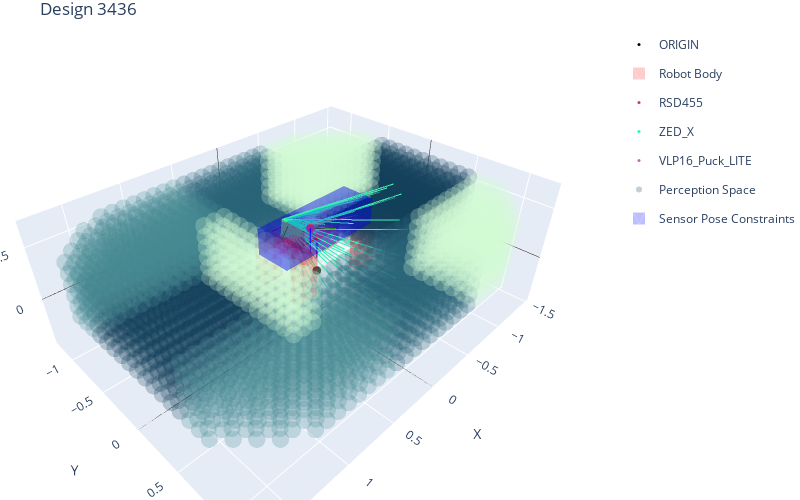

The notebook cell saved with this chart:
### Code cell
INDEX_TO_PLOT = 3436
design_x_fig, design_x_df = plot_bot_design(INDEX_TO_PLOT, sensor_idx_rays=1, max_rays=100)
design_x_df

### Figure 1 — Plotly figure (JSON) as saved in the notebook; plotly's stock layout.template omitted (floating-point values rounded to 4 significant figures; data arrays with more than 128 entries replaced by an {"elided": "..."} marker saying what was removed)
{"data": [{"marker": {"color": "black", "size": 3}, "mode": "markers", "name": "ORIGIN", "type": "scatter3d", "x": [0], "y": [0], "z": [0]}, {"color": "red", "hoverinfo": "skip", "i": [7, 0, 0, 0, 4, 4, 6, 6, 4, 0, 3, 2], "j": [3, 4, 1, 2, 5, 6, 5, 2, 0, 1, 6, 3], "k": [0, 7, 2, 3, 6, 7, 1, 1, 5, 5, 7, 6], "legendgroup": "Robot Body", "name": "Robot Body", "opacity": 0.2, "showlegend": true, "showscale": false, "type": "mesh3d", "x": [0.26, 0.26, 0.46, 0.46, 0.26, 0.26, 0.46, 0.46], "y": [-0.2541, -0.1541, -0.1541, -0.2541, -0.2541, -0.1541, -0.1541, -0.2541], "z": [0.003981, 0.003981, 0.003981, 0.003981, 0.454, 0.454, 0.454, 0.454]}, {"color": "red", "hoverinfo": "skip", "i": [7, 0, 0, 0, 4, 4, 6, 6, 4, 0, 3, 2], "j": [3, 4, 1, 2, 5, 6, 5, 2, 0, 1, 6, 3], "k": [0, 7, 2, 3, 6, 7, 1, 1, 5, 5, 7, 6], "legendgroup": "Robot Body", "name": "Robot Body", "opacity": 0.2, "showlegend": false, "showscale": false, "type": "mesh3d", "x": [-0.4, -0.4, 0.4, 0.4, -0.4, -0.4, 0.4, 0.4], "y": [-0.05, 0.05, 0.05, -0.05, -0.05, 0.05, 0.05, -0.05], "z": [0.3569, 0.3569, 0.3569, 0.3569, 0.4569, 0.4569, 0.4569, 0.4569]}, {"color": "red", "hoverinfo": "skip", "i": [7, 0, 0, 0, 4, 4, 6, 6, 4, 0, 3, 2], "j": [3, 4, 1, 2, 5, 6, 5, 2, 0, 1, 6, 3], "k": [0, 7, 2, 3, 6, 7, 1, 1, 5, 5, 7, 6], "legendgroup": "Robot Body", "name": "Robot Body", "opacity": 0.2, "showlegend": false, "showscale": false, "type": "mesh3d", "x": [0.3142, 0.3142, 0.4142, 0.4142, 0.3142, 0.3142, 0.4142, 0.4142], "y": [-0.25, 0.25, 0.25, -0.25, -0.25, 0.25, 0.25, -0.25], "z": [0.3569, 0.3569, 0.3569, 0.3569, 0.4569, 0.4569, 0.4569, 0.4569]}, {"color": "red", "hoverinfo": "skip", "i": [7, 0, 0, 0, 4, 4, 6, 6, 4, 0, 3, 2], "j": [3, 4, 1, 2, 5, 6, 5, 2, 0, 1, 6, 3], "k": [0, 7, 2, 3, 6, 7, 1, 1, 5, 5, 7, 6], "legendgroup": "Robot Body", "name": "Robot Body", "opacity": 0.2, "showlegend": false, "showscale": false, "type": "mesh3d", "x": [-0.3986, -0.3986, -0.2986, -0.2986, -0.3986, -0.3986, -0.2986, -0.2986], "y": [-0.25, 0.25, 0.25, -0.25, -0.25, 0.25, 0.25, -0.25], "z": [0.3569, 0.3569, 0.3569, 0.3569, 0.4569, 0.4569, 0.4569, 0.4569]}, {"color": "red", "hoverinfo": "skip", "i": [7, 0, 0, 0, 4, 4, 6, 6, 4, 0, 3, 2], "j": [3, 4, 1, 2, 5, 6, 5, 2, 0, 1, 6, 3], "k": [0, 7, 2, 3, 6, 7, 1, 1, 5, 5, 7, 6], "legendgroup": "Robot Body", "name": "Robot Body", "opacity": 0.2, "showlegend": false, "showscale": false, "type": "mesh3d", "x": [-0.4486, -0.4486, -0.2486, -0.2486, -0.4486, -0.4486, -0.2486, -0.2486], "y": [-0.2541, -0.1541, -0.1541, -0.2541, -0.2541, -0.1541, -0.1541, -0.2541], "z": [0.003981, 0.003981, 0.003981, 0.003981, 0.454, 0.454, 0.454, 0.454]}, {"color": "red", "hoverinfo": "skip", "i": [7, 0, 0, 0, 4, 4, 6, 6, 4, 0, 3, 2], "j": [3, 4, 1, 2, 5, 6, 5, 2, 0, 1, 6, 3], "k": [0, 7, 2, 3, 6, 7, 1, 1, 5, 5, 7, 6], "legendgroup": "Robot Body", "name": "Robot Body", "opacity": 0.2, "showlegend": false, "showscale": false, "type": "mesh3d", "x": [-0.4486, -0.4486, -0.2486, -0.2486, -0.4486, -0.4486, -0.2486, -0.2486], "y": [0.1524, 0.2524, 0.2524, 0.1524, 0.1524, 0.2524, 0.2524, 0.1524], "z": [0.003981, 0.003981, 0.003981, 0.003981, 0.454, 0.454, 0.454, 0.454]}, {"color": "red", "hoverinfo": "skip", "i": [7, 0, 0, 0, 4, 4, 6, 6, 4, 0, 3, 2], "j": [3, 4, 1, 2, 5, 6, 5, 2, 0, 1, 6, 3], "k": [0, 7, 2, 3, 6, 7, 1, 1, 5, 5, 7, 6], "legendgroup": "Robot Body", "name": "Robot Body", "opacity": 0.2, "showlegend": false, "showscale": false, "type": "mesh3d", "x": [0.26, 0.26, 0.46, 0.46, 0.26, 0.26, 0.46, 0.46], "y": [0.1524, 0.2524, 0.2524, 0.1524, 0.1524, 0.2524, 0.2524, 0.1524], "z": [0.003981, 0.003981, 0.003981, 0.003981, 0.454, 0.454, 0.454, 0.454]}, {"color": "red", "hoverinfo": "skip", "i": [7, 0, 0, 0, 4, 4, 6, 6, 4, 0, 3, 2], "j": [3, 4, 1, 2, 5, 6, 5, 2, 0, 1, 6, 3], "k": [0, 7, 2, 3, 6, 7, 1, 1, 5, 5, 7, 6], "legendgroup": "Robot Body", "name": "Robot Body", "opacity": 0.2, "showlegend": false, "showscale": false, "type": "mesh3d", "x": [0.3142, 0.3142, 0.4142, 0.4142, 0.3142, 0.3142, 0.4142, 0.4142], "y": [-0.165, 0.165, 0.165, -0.165, -0.165, 0.165, 0.165, -0.165], "z": [0.4558, 0.4558, 0.4558, 0.4558, 0.6058, 0.6058, 0.6058, 0.6058]}, {"hoverinfo": "text", "legendgroup": "sensor_0", "marker": {"color": "#d72f78", "size": 3}, "mode": "markers", "name": "RSD455", "text": ["Translation:<br>  (x=0.18,<br>  y=0.10,<br>  z=0.55)", "Quaternion:<br>  (qw=0.30,<br>  qx=-0.38,<br>  qy=0.87,<br>  qz=0.11)"], "type": "scatter3d", "x": [0.182], "y": [0.09721], "z": [0.5498]}, {"legendgroup": "sensor_0", "line": {"color": "red", "width": 2}, "mode": "lines", "showlegend": false, "type": "scatter3d", "x": [0.182, 0.07573], "y": [0.09721, -0.02183], "z": [0.5498, 0.4292]}, {"legendgroup": "sensor_0", "line": {"color": "green", "width": 2}, "mode": "lines", "showlegend": false, "type": "scatter3d", "x": [0.182, 0.03627], "y": [0.09721, 0.234], "z": [0.5498, 0.5432]}, {"legendgroup": "sensor_0", "line": {"color": "blue", "width": 2}, "mode": "lines", "showlegend": false, "type": "scatter3d", "x": [0.182, 0.2684], "y": [0.09721, 0.1816], "z": [0.5498, 0.3903]}, {"hoverinfo": "text", "legendgroup": "sensor_1", "marker": {"color": "#29f6ab", "size": 3}, "mode": "markers", "name": "ZED_X", "text": ["Translation:<br>  (x=0.25,<br>  y=-0.07,<br>  z=0.55)", "Quaternion:<br>  (qw=0.33,<br>  qx=0.41,<br>  qy=0.79,<br>  qz=-0.31)"], "type": "scatter3d", "x": [0.2526], "y": [-0.06714], "z": [0.5515]}, {"legendgroup": "sensor_1", "line": {"color": "red", "width": 2}, "mode": "lines", "showlegend": false, "type": "scatter3d", "x": [0.2526, 0.1637], "y": [-0.06714, 0.02326], "z": [0.5515, 0.3968]}, {"legendgroup": "sensor_1", "line": {"color": "green", "width": 2}, "mode": "lines", "showlegend": false, "type": "scatter3d", "x": [0.2526, 0.4243], "y": [-0.06714, 0.02521], "z": [0.5515, 0.5069]}, {"legendgroup": "sensor_1", "line": {"color": "blue", "width": 2}, "mode": "lines", "showlegend": false, "type": "scatter3d", "x": [0.2526, 0.3038], "y": [-0.06714, -0.2198], "z": [0.5515, 0.4329]}, {"hoverinfo": "none", "line": {"color": "#29f6ab", "width": 2}, "mode": "lines", "showlegend": false, "type": "scatter3d", "x": [0.2324, -0.6865], "y": [-0.05913, 0.3186], "z": [0.4903, 0.6047]}, {"hoverinfo": "none", "line": {"color": "#29f6ab", "width": 2}, "mode": "lines", "showlegend": false, "type": "scatter3d", "x": [0.2324, 0.193], "y": [-0.05913, 0.03209], "z": [0.4903, 0.4569]}, {"hoverinfo": "none", "line": {"color": "#29f6ab", "width": 2}, "mode": "lines", "showlegend": false, "type": "scatter3d", "x": [0.2324, -0.5994], "y": [-0.05913, 0.4812], "z": [0.4903, 0.3632]}, {"hoverinfo": "none", "line": {"color": "#29f6ab", "width": 2}, "mode": "lines", "showlegend": false, "type": "scatter3d", "x": [0.2324, 0.2251], "y": [-0.05913, 0.0317], "z": [0.4903, 0.4569]}, {"hoverinfo": "none", "line": {"color": "#29f6ab", "width": 2}, "mode": "lines", "showlegend": false, "type": "scatter3d", "x": [0.2324, 0.1654], "y": [-0.05913, 0.01379], "z": [0.4903, 0.4569]}, {"hoverinfo": "none", "line": {"color": "#29f6ab", "width": 2}, "mode": "lines", "showlegend": false, "type": "scatter3d", "x": [0.2324, -0.7241], "y": [-0.05913, 0.231], "z": [0.4903, 0.5214]}, {"hoverinfo": "none", "line": {"color": "#29f6ab", "width": 2}, "mode": "lines", "showlegend": false, "type": "scatter3d", "x": [0.2324, 0.2043], "y": [-0.05913, 0.003948], "z": [0.4903, 0.4569]}, {"hoverinfo": "none", "line": {"color": "#29f6ab", "width": 2}, "mode": "lines", "showlegend": false, "type": "scatter3d", "x": [0.2324, 0.1062], "y": [-0.05913, 0.009538], "z": [0.4903, 0.4569]}, {"hoverinfo": "none", "line": {"color": "#29f6ab", "width": 2}, "mode": "lines", "showlegend": false, "type": "scatter3d", "x": [0.2324, 0.2293], "y": [-0.05913, 0.005825], "z": [0.4903, 0.4569]}, {"hoverinfo": "none", "line": {"color": "#29f6ab", "width": 2}, "mode": "lines", "showlegend": false, "type": "scatter3d", "x": [0.2324, 0.182], "y": [-0.05913, -0.009763], "z": [0.4903, 0.4569]}, {"hoverinfo": "none", "line": {"color": "#29f6ab", "width": 2}, "mode": "lines", "showlegend": false, "type": "scatter3d", "x": [0.2324, -0.3881], "y": [-0.05913, 0.0663], "z": [0.4903, 0.4569]}, {"hoverinfo": "none", "line": {"color": "#29f6ab", "width": 2}, "mode": "lines", "showlegend": false, "type": "scatter3d", "x": [0.2324, 0.2109], "y": [-0.05913, -0.0125], "z": [0.4903, 0.4569]}, {"hoverinfo": "none", "line": {"color": "#29f6ab", "width": 2}, "mode": "lines", "showlegend": false, "type": "scatter3d", "x": [0.2324, 0.1426], "y": [-0.05913, -0.0194], "z": [0.4903, 0.4569]}, {"hoverinfo": "none", "line": {"color": "#29f6ab", "width": 2}, "mode": "lines", "showlegend": false, "type": "scatter3d", "x": [0.2324, 0.2319], "y": [-0.05913, -0.01001], "z": [0.4903, 0.4569]}, {"hoverinfo": "none", "line": {"color": "#29f6ab", "width": 2}, "mode": "lines", "showlegend": false, "type": "scatter3d", "x": [0.2324, 0.192], "y": [-0.05913, -0.02399], "z": [0.4903, 0.4569]}, {"hoverinfo": "none", "line": {"color": "#29f6ab", "width": 2}, "mode": "lines", "showlegend": false, "type": "scatter3d", "x": [0.2324, -0.01031], "y": [-0.05913, -0.03391], "z": [0.4903, 0.4569]}, {"hoverinfo": "none", "line": {"color": "#29f6ab", "width": 2}, "mode": "lines", "showlegend": false, "type": "scatter3d", "x": [0.2324, 0.2153], "y": [-0.05913, -0.02358], "z": [0.4903, 0.4569]}, {"hoverinfo": "none", "line": {"color": "#29f6ab", "width": 2}, "mode": "lines", "showlegend": false, "type": "scatter3d", "x": [0.2324, 0.1626], "y": [-0.05913, -0.03527], "z": [0.4903, 0.4569]}, {"hoverinfo": "none", "line": {"color": "#29f6ab", "width": 2}, "mode": "lines", "showlegend": false, "type": "scatter3d", "x": [0.2324, 0.2337], "y": [-0.05913, -0.021], "z": [0.4903, 0.4569]}, {"hoverinfo": "none", "line": {"color": "#29f6ab", "width": 2}, "mode": "lines", "showlegend": false, "type": "scatter3d", "x": [0.2324, 0.1988], "y": [-0.05913, -0.03378], "z": [0.4903, 0.4569]}, {"hoverinfo": "none", "line": {"color": "#29f6ab", "width": 2}, "mode": "lines", "showlegend": false, "type": "scatter3d", "x": [0.2324, -0.2986], "y": [-0.05913, -0.05623], "z": [0.4903, 0.3727]}, {"hoverinfo": "none", "line": {"color": "#29f6ab", "width": 2}, "mode": "lines", "showlegend": false, "type": "scatter3d", "x": [0.2324, 0.2186], "y": [-0.05913, -0.03178], "z": [0.4903, 0.4569]}, {"hoverinfo": "none", "line": {"color": "#29f6ab", "width": 2}, "mode": "lines", "showlegend": false, "type": "scatter3d", "x": [0.2324, 0.1756], "y": [-0.05913, -0.04557], "z": [0.4903, 0.4569]}, {"hoverinfo": "none", "line": {"color": "#29f6ab", "width": 2}, "mode": "lines", "showlegend": false, "type": "scatter3d", "x": [0.2324, 0.235], "y": [-0.05913, -0.02929], "z": [0.4903, 0.4569]}, {"hoverinfo": "none", "line": {"color": "#29f6ab", "width": 2}, "mode": "lines", "showlegend": false, "type": "scatter3d", "x": [0.2324, 0.204], "y": [-0.05913, -0.04113], "z": [0.4903, 0.4569]}, {"hoverinfo": "none", "line": {"color": "#29f6ab", "width": 2}, "mode": "lines", "showlegend": false, "type": "scatter3d", "x": [0.2324, -0.7191], "y": [-0.05913, -0.151], "z": [0.4903, 0.1967]}, {"hoverinfo": "none", "line": {"color": "#29f6ab", "width": 2}, "mode": "lines", "showlegend": false, "type": "scatter3d", "x": [0.2324, 0.2212], "y": [-0.05913, -0.03827], "z": [0.4903, 0.4569]}, {"hoverinfo": "none", "line": {"color": "#29f6ab", "width": 2}, "mode": "lines", "showlegend": false, "type": "scatter3d", "x": [0.2324, 0.1618], "y": [-0.05913, -0.05], "z": [0.4903, 0.4406]}, {"hoverinfo": "none", "line": {"color": "#29f6ab", "width": 2}, "mode": "lines", "showlegend": false, "type": "scatter3d", "x": [0.2324, 0.2361], "y": [-0.05913, -0.03597], "z": [0.4903, 0.4569]}, {"hoverinfo": "none", "line": {"color": "#29f6ab", "width": 2}, "mode": "lines", "showlegend": false, "type": "scatter3d", "x": [0.2324, 0.2081], "y": [-0.05913, -0.04702], "z": [0.4903, 0.4569]}, {"hoverinfo": "none", "line": {"color": "#29f6ab", "width": 2}, "mode": "lines", "showlegend": false, "type": "scatter3d", "x": [0.2324, -0.2486], "y": [-0.05913, -0.1581], "z": [0.4903, 0.2971]}, {"hoverinfo": "none", "line": {"color": "#29f6ab", "width": 2}, "mode": "lines", "showlegend": false, "type": "scatter3d", "x": [0.2324, 0.2234], "y": [-0.05913, -0.0437], "z": [0.4903, 0.4569]}, {"hoverinfo": "none", "line": {"color": "#29f6ab", "width": 2}, "mode": "lines", "showlegend": false, "type": "scatter3d", "x": [0.2324, -0.5366], "y": [-0.05913, -0.052], "z": [0.4903, -0.1489]}, {"hoverinfo": "none", "line": {"color": "#29f6ab", "width": 2}, "mode": "lines", "showlegend": false, "type": "scatter3d", "x": [0.2324, 0.237], "y": [-0.05913, -0.04163], "z": [0.4903, 0.4569]}, {"hoverinfo": "none", "line": {"color": "#29f6ab", "width": 2}, "mode": "lines", "showlegend": false, "type": "scatter3d", "x": [0.2324, 0.2059], "y": [-0.05913, -0.05], "z": [0.4903, 0.4477]}, {"hoverinfo": "none", "line": {"color": "#29f6ab", "width": 2}, "mode": "lines", "showlegend": false, "type": "scatter3d", "x": [0.2324, -0.2486], "y": [-0.05913, -0.2164], "z": [0.4903, 0.2473]}, {"hoverinfo": "none", "line": {"color": "#29f6ab", "width": 2}, "mode": "lines", "showlegend": false, "type": "scatter3d", "x": [0.2324, 0.2253], "y": [-0.05913, -0.04844], "z": [0.4903, 0.4569]}, {"hoverinfo": "none", "line": {"color": "#29f6ab", "width": 2}, "mode": "lines", "showlegend": false, "type": "scatter3d", "x": [0.2324, -0.4801], "y": [-0.05913, -0.1502], "z": [0.4903, -0.2054]}, {"hoverinfo": "none", "line": {"color": "#29f6ab", "width": 2}, "mode": "lines", "showlegend": false, "type": "scatter3d", "x": [0.2324, 0.2378], "y": [-0.05913, -0.04662], "z": [0.4903, 0.4569]}, {"hoverinfo": "none", "line": {"color": "#29f6ab", "width": 2}, "mode": "lines", "showlegend": false, "type": "scatter3d", "x": [0.2324, 0.1741], "y": [-0.05913, -0.05], "z": [0.4903, 0.3803]}, {"hoverinfo": "none", "line": {"color": "#29f6ab", "width": 2}, "mode": "lines", "showlegend": false, "type": "scatter3d", "x": [0.2324, -0.556], "y": [-0.05913, -0.4275], "z": [0.4903, -0.002399]}, {"hoverinfo": "none", "line": {"color": "#29f6ab", "width": 2}, "mode": "lines", "showlegend": false, "type": "scatter3d", "x": [0.2324, 0.2247], "y": [-0.05913, -0.05], "z": [0.4903, 0.4425]}, {"hoverinfo": "none", "line": {"color": "#29f6ab", "width": 2}, "mode": "lines", "showlegend": false, "type": "scatter3d", "x": [0.2324, -0.4122], "y": [-0.05913, -0.2469], "z": [0.4903, -0.2508]}, {"hoverinfo": "none", "line": {"color": "#29f6ab", "width": 2}, "mode": "lines", "showlegend": false, "type": "scatter3d", "x": [0.2324, 0.2395], "y": [-0.05913, -0.05], "z": [0.4903, 0.4518]}, {"hoverinfo": "none", "line": {"color": "#29f6ab", "width": 2}, "mode": "lines", "showlegend": false, "type": "scatter3d", "x": [0.2324, -0.1742], "y": [-0.05913, -0.09285], "z": [0.4903, -0.4227]}, {"hoverinfo": "none", "line": {"color": "#29f6ab", "width": 2}, "mode": "lines", "showlegend": false, "type": "scatter3d", "x": [0.2324, -0.4749], "y": [-0.05913, -0.5098], "z": [0.4903, -0.05427]}, {"hoverinfo": "none", "line": {"color": "#29f6ab", "width": 2}, "mode": "lines", "showlegend": false, "type": "scatter3d", "x": [0.2324, 0.2177], "y": [-0.05913, -0.05], "z": [0.4903, 0.3589]}, {"hoverinfo": "none", "line": {"color": "#29f6ab", "width": 2}, "mode": "lines", "showlegend": false, "type": "scatter3d", "x": [0.2324, -0.3339], "y": [-0.05913, -0.3407], "z": [0.4903, -0.2843]}, {"hoverinfo": "none", "line": {"color": "#29f6ab", "width": 2}, "mode": "lines", "showlegend": false, "type": "scatter3d", "x": [0.2324, 0.2501], "y": [-0.05913, -0.05], "z": [0.4903, 0.4046]}, {"hoverinfo": "none", "line": {"color": "#29f6ab", "width": 2}, "mode": "lines", "showlegend": false, "type": "scatter3d", "x": [0.2324, -0.1076], "y": [-0.05913, -0.1992], "z": [0.4903, -0.4396]}, {"hoverinfo": "none", "line": {"color": "#29f6ab", "width": 2}, "mode": "lines", "showlegend": false, "type": "scatter3d", "x": [0.2856, -0.6332], "y": [-0.1133, 0.2644], "z": [0.5831, 0.6974]}, {"hoverinfo": "none", "line": {"color": "#29f6ab", "width": 2}, "mode": "lines", "showlegend": false, "type": "scatter3d", "x": [0.2856, -0.08972], "y": [-0.1133, 0.7571], "z": [0.5831, 0.2644]}, {"hoverinfo": "none", "line": {"color": "#29f6ab", "width": 2}, "mode": "lines", "showlegend": false, "type": "scatter3d", "x": [0.2856, -0.5462], "y": [-0.1133, 0.427], "z": [0.5831, 0.456]}, {"hoverinfo": "none", "line": {"color": "#29f6ab", "width": 2}, "mode": "lines", "showlegend": false, "type": "scatter3d", "x": [0.2856, 0.211], "y": [-0.1133, 0.8226], "z": [0.5831, 0.2389]}, {"hoverinfo": "none", "line": {"color": "#29f6ab", "width": 2}, "mode": "lines", "showlegend": false, "type": "scatter3d", "x": [0.2856, -0.3551], "y": [-0.1133, 0.5848], "z": [0.5831, 0.2634]}, {"hoverinfo": "none", "line": {"color": "#29f6ab", "width": 2}, "mode": "lines", "showlegend": false, "type": "scatter3d", "x": [0.2856, -0.6708], "y": [-0.1133, 0.1768], "z": [0.5831, 0.6141]}, {"hoverinfo": "none", "line": {"color": "#29f6ab", "width": 2}, "mode": "lines", "showlegend": false, "type": "scatter3d", "x": [0.2856, -0.08028], "y": [-0.1133, 0.7092], "z": [0.5831, 0.1476]}, {"hoverinfo": "none", "line": {"color": "#29f6ab", "width": 2}, "mode": "lines", "showlegend": false, "type": "scatter3d", "x": [0.2856, -0.2486], "y": [-0.1133, 0.1773], "z": [0.5831, 0.4417]}, {"hoverinfo": "none", "line": {"color": "#29f6ab", "width": 2}, "mode": "lines", "showlegend": false, "type": "scatter3d", "x": [0.2856, 0.2731], "y": [-0.1133, 0.1524], "z": [0.5831, 0.4464]}, {"hoverinfo": "none", "line": {"color": "#29f6ab", "width": 2}, "mode": "lines", "showlegend": false, "type": "scatter3d", "x": [0.2856, -0.36], "y": [-0.1133, 0.5192], "z": [0.5831, 0.1552]}, {"hoverinfo": "none", "line": {"color": "#29f6ab", "width": 2}, "mode": "lines", "showlegend": false, "type": "scatter3d", "x": [0.2856, -0.6932], "y": [-0.1133, 0.08454], "z": [0.5831, 0.5304]}, {"hoverinfo": "none", "line": {"color": "#29f6ab", "width": 2}, "mode": "lines", "showlegend": false, "type": "scatter3d", "x": [0.2856, -0.06498], "y": [-0.1133, 0.6481], "z": [0.5831, 0.03775]}, {"hoverinfo": "none", "line": {"color": "#29f6ab", "width": 2}, "mode": "lines", "showlegend": false, "type": "scatter3d", "x": [0.2856, -0.05333], "y": [-0.1133, 0.03674], "z": [0.5831, 0.4569]}, {"hoverinfo": "none", "line": {"color": "#29f6ab", "width": 2}, "mode": "lines", "showlegend": false, "type": "scatter3d", "x": [0.2856, 0.283], "y": [-0.1133, 0.1524], "z": [0.5831, 0.4024]}, {"hoverinfo": "none", "line": {"color": "#29f6ab", "width": 2}, "mode": "lines", "showlegend": false, "type": "scatter3d", "x": [0.2856, 0.1331], "y": [-0.1133, 0.01937], "z": [0.5831, 0.4569]}, {"hoverinfo": "none", "line": {"color": "#29f6ab", "width": 2}, "mode": "lines", "showlegend": false, "type": "scatter3d", "x": [0.2856, -0.6998], "y": [-0.1133, -0.01089], "z": [0.5831, 0.4474]}, {"hoverinfo": "none", "line": {"color": "#29f6ab", "width": 2}, "mode": "lines", "showlegend": false, "type": "scatter3d", "x": [0.2856, 0.2213], "y": [-0.1133, 0.02094], "z": [0.5831, 0.4569]}, {"hoverinfo": "none", "line": {"color": "#29f6ab", "width": 2}, "mode": "lines", "showlegend": false, "type": "scatter3d", "x": [0.2856, 0.02219], "y": [-0.1133, -0.02322], "z": [0.5831, 0.4569]}, {"hoverinfo": "none", "line": {"color": "#29f6ab", "width": 2}, "mode": "lines", "showlegend": false, "type": "scatter3d", "x": [0.2856, 0.2905], "y": [-0.1133, 0.03069], "z": [0.5831, 0.4569]}, {"hoverinfo": "none", "line": {"color": "#29f6ab", "width": 2}, "mode": "lines", "showlegend": false, "type": "scatter3d", "x": [0.2856, 0.159], "y": [-0.1133, -0.01759], "z": [0.5831, 0.4569]}, {"hoverinfo": "none", "line": {"color": "#29f6ab", "width": 2}, "mode": "lines", "showlegend": false, "type": "scatter3d", "x": [0.2856, -0.2986], "y": [-0.1133, -0.1101], "z": [0.5831, 0.4536]}, {"hoverinfo": "none", "line": {"color": "#29f6ab", "width": 2}, "mode": "lines", "showlegend": false, "type": "scatter3d", "x": [0.2856, 0.2337], "y": [-0.1133, -0.01002], "z": [0.5831, 0.4569]}, {"hoverinfo": "none", "line": {"color": "#29f6ab", "width": 2}, "mode": "lines", "showlegend": false, "type": "scatter3d", "x": [0.2856, 0.02049], "y": [-0.1133, -0.05], "z": [0.5831, 0.4271]}, {"hoverinfo": "none", "line": {"color": "#29f6ab", "width": 2}, "mode": "lines", "showlegend": false, "type": "scatter3d", "x": [0.2856, 0.2956], "y": [-0.1133, -0.0006392], "z": [0.5831, 0.4569]}, {"hoverinfo": "none", "line": {"color": "#29f6ab", "width": 2}, "mode": "lines", "showlegend": false, "type": "scatter3d", "x": [0.2856, 0.1785], "y": [-0.1133, -0.04534], "z": [0.5831, 0.4569]}, {"hoverinfo": "none", "line": {"color": "#29f6ab", "width": 2}, "mode": "lines", "showlegend": false, "type": "scatter3d", "x": [0.2856, -0.2486], "y": [-0.1133, -0.1649], "z": [0.5831, 0.4182]}, {"hoverinfo": "none", "line": {"color": "#29f6ab", "width": 2}, "mode": "lines", "showlegend": false, "type": "scatter3d", "x": [0.2856, 0.2435], "y": [-0.1133, -0.03453], "z": [0.5831, 0.4569]}, {"hoverinfo": "none", "line": {"color": "#29f6ab", "width": 2}, "mode": "lines", "showlegend": false, "type": "scatter3d", "x": [0.2856, -0.5275], "y": [-0.1133, -0.008103], "z": [0.5831, 0.01058]}, {"hoverinfo": "none", "line": {"color": "#29f6ab", "width": 2}, "mode": "lines", "showlegend": false, "type": "scatter3d", "x": [0.2856, 0.2997], "y": [-0.1133, -0.02586], "z": [0.5831, 0.4569]}, {"hoverinfo": "none", "line": {"color": "#29f6ab", "width": 2}, "mode": "lines", "showlegend": false, "type": "scatter3d", "x": [0.2856, 0.1589], "y": [-0.1133, -0.05], "z": [0.5831, 0.4085]}, {"hoverinfo": "none", "line": {"color": "#29f6ab", "width": 2}, "mode": "lines", "showlegend": false, "type": "scatter3d", "x": [0.2856, -0.2486], "y": [-0.1133, -0.2232], "z": [0.5831, 0.3684]}, {"hoverinfo": "none", "line": {"color": "#29f6ab", "width": 2}, "mode": "lines", "showlegend": false, "type": "scatter3d", "x": [0.2856, 0.2488], "y": [-0.1133, -0.05], "z": [0.5831, 0.4461]}, {"hoverinfo": "none", "line": {"color": "#29f6ab", "width": 2}, "mode": "lines", "showlegend": false, "type": "scatter3d", "x": [0.2856, -0.4833], "y": [-0.1133, -0.1062], "z": [0.5831, -0.0562]}, {"hoverinfo": "none", "line": {"color": "#29f6ab", "width": 2}, "mode": "lines", "showlegend": false, "type": "scatter3d", "x": [0.2856, 0.3031], "y": [-0.1133, -0.04721], "z": [0.5831, 0.4569]}, {"hoverinfo": "none", "line": {"color": "#29f6ab", "width": 2}, "mode": "lines", "showlegend": false, "type": "scatter3d", "x": [0.2856, -0.2337], "y": [-0.1133, 0.0655], "z": [0.5831, -0.2526]}, {"hoverinfo": "none", "line": {"color": "#29f6ab", "width": 2}, "mode": "lines", "showlegend": false, "type": "scatter3d", "x": [0.2856, -0.5711], "y": [-0.1133, -0.3935], "z": [0.5831, 0.1501]}, {"hoverinfo": "none", "line": {"color": "#29f6ab", "width": 2}, "mode": "lines", "showlegend": false, "type": "scatter3d", "x": [0.2856, 0.2437], "y": [-0.1133, -0.05], "z": [0.5831, 0.3853]}, {"hoverinfo": "none", "line": {"color": "#29f6ab", "width": 2}, "mode": "lines", "showlegend": false, "type": "scatter3d", "x": [0.2856, -0.2486], "y": [-0.1133, -0.1816], "z": [0.5831, 0.06134]}, {"hoverinfo": "none", "line": {"color": "#29f6ab", "width": 2}, "mode": "lines", "showlegend": false, "type": "scatter3d", "x": [0.2856, 0.3132], "y": [-0.1133, -0.05], "z": [0.5831, 0.414]}, {"hoverinfo": "none", "line": {"color": "#29f6ab", "width": 2}, "mode": "lines", "showlegend": false, "type": "scatter3d", "x": [0.2856, -0.1811], "y": [-0.1133, -0.04018], "z": [0.5831, -0.2983]}, {"hoverinfo": "none", "line": {"color": "#29f6ab", "width": 2}, "mode": "lines", "showlegend": false, "type": "scatter3d", "x": [0.2856, -0.5027], "y": [-0.1133, -0.4817], "z": [0.5831, 0.09032]}, {"hoverinfo": "none", "line": {"color": "#29f6ab", "width": 2}, "mode": "lines", "showlegend": false, "type": "scatter3d", "x": [0.2856, 0.1303], "y": [-0.1133, 0.07204], "z": [0.5831, -0.3873]}, {"hoverinfo": "none", "line": {"color": "#29f6ab", "width": 2}, "mode": "lines", "showlegend": false, "type": "scatter3d", "x": [0.2856, -0.3589], "y": [-0.1133, -0.3011], "z": [0.5831, -0.1581]}, {"hoverinfo": "none", "line": {"color": "#29f6ab", "width": 2}, "mode": "lines", "showlegend": false, "type": "scatter3d", "x": [0.2856, 0.3142], "y": [-0.1133, -0.07673], "z": [0.5831, 0.4288]}, {"hoverinfo": "none", "line": {"color": "#29f6ab", "width": 2}, "mode": "lines", "showlegend": false, "type": "scatter3d", "x": [0.2856, -0.1209], "y": [-0.1133, -0.147], "z": [0.5831, -0.3299]}, {"hoverinfo": "none", "line": {"color": "#29f6ab", "width": 2}, "mode": "lines", "showlegend": false, "type": "scatter3d", "x": [0.2856, -0.4217], "y": [-0.1133, -0.564], "z": [0.5831, 0.03845]}, {"hoverinfo": "none", "line": {"color": "#29f6ab", "width": 2}, "mode": "lines", "showlegend": false, "type": "scatter3d", "x": [0.2856, 0.1752], "y": [-0.1133, -0.04443], "z": [0.5831, -0.4084]}, {"hoverinfo": "none", "line": {"color": "#29f6ab", "width": 2}, "mode": "lines", "showlegend": false, "type": "scatter3d", "x": [0.2856, -0.2806], "y": [-0.1133, -0.3948], "z": [0.5831, -0.1916]}, {"hoverinfo": "none", "line": {"color": "#29f6ab", "width": 2}, "mode": "lines", "showlegend": false, "type": "scatter3d", "x": [0.2856, 0.3142], "y": [-0.1133, -0.09856], "z": [0.5831, 0.4446]}, {"hoverinfo": "none", "line": {"color": "#29f6ab", "width": 2}, "mode": "lines", "showlegend": false, "type": "scatter3d", "x": [0.2856, -0.0543], "y": [-0.1133, -0.2533], "z": [0.5831, -0.3469]}, {"hoverinfo": "text", "legendgroup": "sensor_5", "marker": {"color": "#c566ae", "size": 3}, "mode": "markers", "name": "VLP16_Puck_LITE", "text": ["Translation:<br>  (x=0.00,<br>  y=0.00,<br>  z=0.33)", "Quaternion:<br>  (qw=0.00,<br>  qx=1.00,<br>  qy=0.00,<br>  qz=0.00)"], "type": "scatter3d", "x": [1.767e-06], "y": [0], "z": [0.3316]}, {"legendgroup": "sensor_5", "line": {"color": "red", "width": 2}, "mode": "lines", "showlegend": false, "type": "scatter3d", "x": [1.767e-06, 0.2], "y": [0, 0], "z": [0.3316, 0.3316]}, {"legendgroup": "sensor_5", "line": {"color": "green", "width": 2}, "mode": "lines", "showlegend": false, "type": "scatter3d", "x": [1.767e-06, 1.767e-06], "y": [0, -0.2], "z": [0.3316, 0.3316]}, {"legendgroup": "sensor_5", "line": {"color": "blue", "width": 2}, "mode": "lines", "showlegend": false, "type": "scatter3d", "x": [1.767e-06, 1.767e-06], "y": [0, 0], "z": [0.3316, 0.1316]}, {"hovertemplate": "(%{x:.2f}, %{y:.2f}, %{z:.2f})<br>%{text}<extra></extra>", "marker": {"color": {"elided": "4026 float values"}, "colorscale": [[0, "rgb(210, 251, 212)"], [0.1667, "rgb(165, 219, 194)"], [0.3333, "rgb(123, 188, 176)"], [0.5, "rgb(85, 156, 158)"], [0.6667, "rgb(58, 124, 137)"], [0.8333, "rgb(35, 93, 114)"], [1, "rgb(18, 63, 90)"]], "opacity": 0.25, "size": 6}, "mode": "markers", "name": "Perception Space", "text": {"elided": "4026 str values"}, "type": "scatter3d", "x": {"elided": "4026 float values"}, "y": {"elided": "4026 float values"}, "z": {"elided": "4026 float values"}}, {"color": "blue", "hoverinfo": "skip", "i": [7, 0, 0, 0, 4, 4, 6, 6, 4, 0, 3, 2], "j": [3, 4, 1, 2, 5, 6, 5, 2, 0, 1, 6, 3], "k": [0, 7, 2, 3, 6, 7, 1, 1, 5, 5, 7, 6], "legendgroup": "Sensor Pose Constraints", "name": "Sensor Pose Constraints", "opacity": 0.25, "showlegend": true, "showscale": false, "type": "mesh3d", "x": [-0.5, -0.5, 0.5, 0.5, -0.5, -0.5, 0.5, 0.5], "y": [-0.16, 0.16, 0.16, -0.16, -0.16, 0.16, 0.16, -0.16], "z": [0.3316, 0.3316, 0.3316, 0.3316, 0.5716, 0.5716, 0.5716, 0.5716]}], "layout": {"height": 500, "margin": {"b": 0, "l": 0, "r": 0, "t": 30}, "scene": {"aspectmode": "data", "camera": {"center": {"x": 0, "y": 0, "z": 0}, "eye": {"x": 1.25, "y": 1.25, "z": 1.25}, "up": {"x": 0, "y": 0, "z": 1}}, "xaxis": {"title": {"text": "X"}, "zerolinecolor": "black"}, "yaxis": {"title": {"text": "Y"}, "zerolinecolor": "black"}, "zaxis": {"title": {"text": "Z"}, "zerolinecolor": "black"}}, "title": {"text": "Design 3436"}, "width": 800}}
